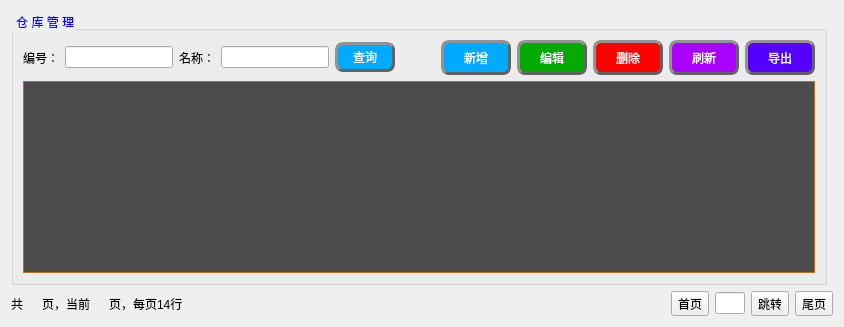
     <widget class="QWidget" name="tab_7">
      <attribute name="title">
       <string/>
      </attribute>
      <layout class="QGridLayout" name="gridLayout_15">
       <item row="0" column="0">
        <widget class="QGroupBox" name="groupBox_10">
         <property name="styleSheet">
          <string notr="true">QGroupBox::title{
color: rgb(0, 0, 255)
}</string>
         </property>
         <property name="title">
          <string> 仓 库 管 理</string>
         </property>
         <layout class="QVBoxLayout" name="verticalLayout_13">
          <item>
           <layout class="QHBoxLayout" name="horizontalLayout_24">
            <item>
             <widget class="QLabel" name="label_14">
              <property name="text">
               <string>编号：</string>
              </property>
             </widget>
            </item>
            <item>
             <widget class="QLineEdit" name="lineEdit_14"/>
            </item>
            <item>
             <widget class="QLabel" name="label_15">
              <property name="text">
               <string>名称：</string>
              </property>
             </widget>
            </item>
            <item>
             <widget class="QLineEdit" name="lineEdit_15"/>
            </item>
            <item>
             <widget class="QPushButton" name="pushButton_60">
              <property name="minimumSize">
               <size>
                <width>60</width>
                <height>30</height>
               </size>
              </property>
              <property name="styleSheet">
               <string notr="true">QPushButton{
font: 75 12pt &quot;微软雅黑&quot;;
color:rgb(255, 255, 255);
background-color: rgb(0, 170, 255);
border-radius: 8px;
border: 3px groove rgb(98, 98, 98);
border-style: outset;
}
QPushButton:pressed{
border-style: inset;
}
QPushButton:hover{
background-color:rgb(255, 170, 0);
}

</string>
              </property>
              <property name="text">
               <string>查询</string>
              </property>
              <property name="icon">
               <iconset>
                <disabledon>:/qt 图标/更新图标/filer.png</disabledon>
               </iconset>
              </property>
             </widget>
            </item>
            <item>
             <spacer name="horizontalSpacer_12">
              <property name="orientation">
               <enum>Qt::Horizontal</enum>
              </property>
              <property name="sizeHint" stdset="0">
               <size>
                <width>40</width>
                <height>20</height>
               </size>
              </property>
             </spacer>
            </item>
            <item>
             <widget class="QPushButton" name="pushButton_59">
              <property name="minimumSize">
               <size>
                <width>70</width>
                <height>35</height>
               </size>
              </property>
              <property name="styleSheet">
               <string notr="true">QPushButton{
font: 75 12pt &quot;微软雅黑&quot;;
color:rgb(255, 255, 255);
background-color: rgb(0, 170, 255);
border-radius: 8px;
border: 3px groove rgb(98, 98, 98);
border-style: outset;
}
QPushButton:pressed{
border-style: inset;
}
QPushButton:hover{
background-color:rgb(255, 170, 0);
}

</string>
              </property>
              <property name="text">
               <string>新增</string>
              </property>
              <property name="icon">
               <iconset>
                <disabledon>:/qt 图标/add1.ico</disabledon>
               </iconset>
              </property>
             </widget>
            </item>
            <item>
             <widget class="QPushButton" name="pushButton_58">
              <property name="minimumSize">
               <size>
                <width>70</width>
                <height>35</height>
               </size>
              </property>
              <property name="styleSheet">
               <string notr="true">QPushButton{
font: 75 12pt &quot;微软雅黑&quot;;
color:rgb(255, 255, 255);
background-color: rgb(0, 170, 0);
border-radius: 8px;
border: 3px groove rgb(98, 98, 98);
border-style: outset;
}
QPushButton:pressed{
border-style: inset;
}
QPushButton:hover{
background-color:rgb(255, 170, 0);
}

</string>
              </property>
              <property name="text">
               <string>编辑</string>
              </property>
              <property name="icon">
               <iconset>
                <disabledon>:/qt 图标/修改图标/write.ico</disabledon>
               </iconset>
              </property>
             </widget>
            </item>
            <item>
             <widget class="QPushButton" name="pushButton_57">
              <property name="minimumSize">
               <size>
                <width>70</width>
                <height>35</height>
               </size>
              </property>
              <property name="styleSheet">
               <string notr="true">QPushButton{
font: 75 12pt &quot;微软雅黑&quot;;
color:rgb(255, 255, 255);
background-color:rgb(255, 0, 0);
border-radius: 8px;
border: 3px groove rgb(98, 98, 98);
border-style: outset;
}
QPushButton:pressed{
border-style: inset;
}
QPushButton:hover{
background-color:rgb(255, 170, 0);
}

</string>
              </property>
              <property name="text">
               <string>删除</string>
              </property>
              <property name="icon">
               <iconset>
                <disabledon>:/qt 图标/yellow-24.png</disabledon>
               </iconset>
              </property>
             </widget>
            </item>
            <item>
             <widget class="QPushButton" name="pushButton_56">
              <property name="minimumSize">
               <size>
                <width>70</width>
                <height>35</height>
               </size>
              </property>
              <property name="styleSheet">
               <string notr="true">QPushButton{
font: 75 12pt &quot;微软雅黑&quot;;
color:rgb(255, 255, 255);
background-color:rgb(170, 0, 255);
border-radius: 8px;
border: 3px groove rgb(98, 98, 98);
border-style: outset;
}
QPushButton:pressed{
border-style: inset;
}
QPushButton:hover{
background-color:rgb(255, 170, 0);
}

</string>
              </property>
              <property name="text">
               <string>刷新</string>
              </property>
              <property name="icon">
               <iconset>
                <disabledon>:/qt 图标/更新图标/refresh.ico</disabledon>
               </iconset>
              </property>
             </widget>
            </item>
            <item>
             <widget class="QPushButton" name="pushButton_42">
              <property name="minimumSize">
               <size>
                <width>70</width>
                <height>35</height>
               </size>
              </property>
              <property name="styleSheet">
               <string notr="true">QPushButton{
font: 75 12pt &quot;微软雅黑&quot;;
color:rgb(255, 255, 255);
background-color:rgb(85, 0, 255);
border-radius: 8px;
border: 3px groove rgb(98, 98, 98);
border-style: outset;
}
QPushButton:pressed{
border-style: inset;
}
QPushButton:hover{
background-color:rgb(255, 170, 0);
}

</string>
              </property>
              <property name="text">
               <string>导出</string>
              </property>
              <property name="icon">
               <iconset>
                <disabledon>:/qt 图标/更新图标/export.ico</disabledon>
               </iconset>
              </property>
             </widget>
            </item>
           </layout>
          </item>
          <item>
           <widget class="QTableView" name="tableView_9">
            <property name="styleSheet">
             <string notr="true">QHeaderView::section{  
    background: rgb(76, 76, 76);
    color: rgb(240, 240, 240);  
    padding-left: 4px;  
    border: 1px solid #C07010;  
    min-height: 30px;  
}  /*表头*/
QTableView{  
    color: rgb(0, 0, 0);  
    border: 1px solid #C07010;          /*边框颜色*/  
    gridline-color:#C07010;             /*grid线颜色*/  
    background-color: rgb(76, 76, 76); 
    alternate-background-color: rgb(200, 200, 200); /*行交替颜色*/  
    selection-background-color: rgb(130, 190, 100); /*选中行背景颜色*/  
}  
  
QTableView::item:!alternate:!selected{  
    background-color: rgb(220, 220, 220);    /*交替行的另一颜色*/  
}  
</string>
            </property>
            <property name="textElideMode">
             <enum>Qt::ElideMiddle</enum>
            </property>
            <attribute name="horizontalHeaderMinimumSectionSize">
             <number>27</number>
            </attribute>
            <attribute name="verticalHeaderMinimumSectionSize">
             <number>27</number>
            </attribute>
           </widget>
          </item>
         </layout>
        </widget>
       </item>
       <item row="3" column="0" colspan="2">
        <layout class="QHBoxLayout" name="horizontalLayout_27">
         <item>
          <widget class="QLabel" name="label_25">
           <property name="text">
            <string>共</string>
           </property>
          </widget>
         </item>
         <item>
          <widget class="QLabel" name="label_26">
           <property name="text">
            <string/>
           </property>
          </widget>
         </item>
         <item>
          <widget class="QLabel" name="label_27">
           <property name="text">
            <string>页，当前</string>
           </property>
          </widget>
         </item>
         <item>
          <widget class="QLabel" name="label_28">
           <property name="text">
            <string/>
           </property>
          </widget>
         </item>
         <item>
          <widget class="QLabel" name="label_29">
           <property name="text">
            <string>页，每页14行</string>
           </property>
          </widget>
         </item>
         <item>
          <spacer name="horizontalSpacer_15">
           <property name="orientation">
            <enum>Qt::Horizontal</enum>
           </property>
           <property name="sizeHint" stdset="0">
            <size>
             <width>40</width>
             <height>20</height>
            </size>
           </property>
          </spacer>
         </item>
         <item>
          <widget class="QToolButton" name="toolButton_5">
           <property name="text">
            <string>首页</string>
           </property>
          </widget>
         </item>
         <item>
          <widget class="QLineEdit" name="lineEdit_19">
           <property name="maximumSize">
            <size>
             <width>30</width>
             <height>16777215</height>
            </size>
           </property>
          </widget>
         </item>
         <item>
          <widget class="QToolButton" name="toolButton_6">
           <property name="text">
            <string>跳转</string>
           </property>
          </widget>
         </item>
         <item>
          <widget class="QToolButton" name="toolButton_4">
           <property name="text">
            <string>尾页</string>
           </property>
          </widget>
         </item>
        </layout>
       </item>
      </layout>
     </widget>
